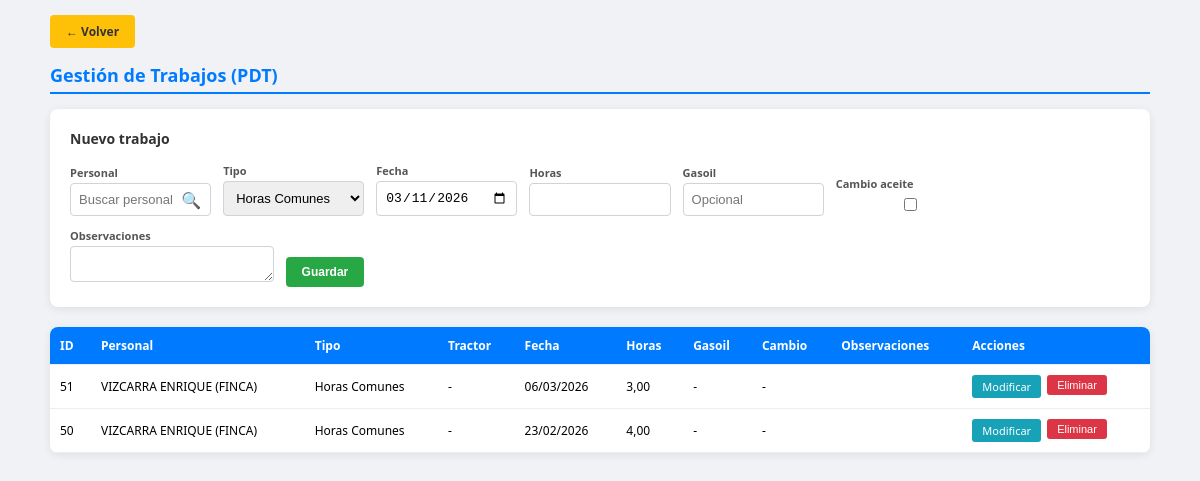
The app's page /gestion_trabajos.php (signed in), older data.
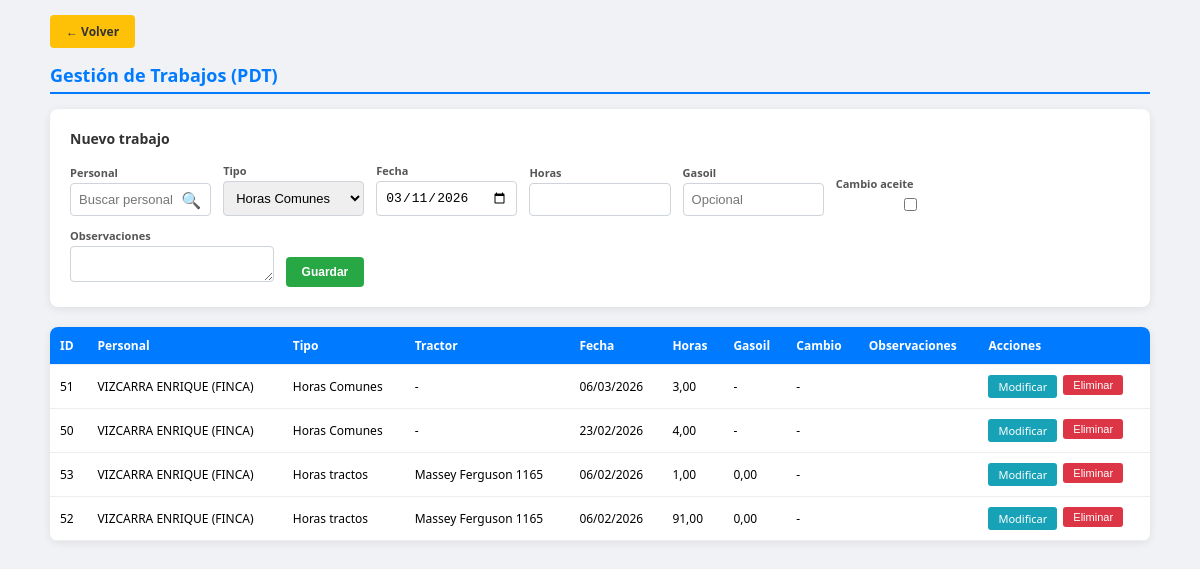
The same page, newer data.
### tables this page shows
CREATE TABLE `pdt` (
  `id` int(11) NOT NULL AUTO_INCREMENT,
  `usuario_id` int(11) NOT NULL,
  `tipo_horas` enum('Horas tractos','Horas Comunes') NOT NULL DEFAULT 'Horas Comunes',
  `tractor` varchar(100) DEFAULT NULL,
  `fecha` date NOT NULL,
  `horas` decimal(5,2) DEFAULT 0.00,
  `cant_gasoil` decimal(6,2) DEFAULT NULL,
  `cambio_aceite` tinyint(1) DEFAULT 0,
  `en_cc` tinyint(1) DEFAULT 0,
  `observaciones` text DEFAULT NULL,
  `fecha_creacion` timestamp NOT NULL DEFAULT current_timestamp(),
  `fecha_modificacion` timestamp NOT NULL DEFAULT current_timestamp() ON UPDATE current_timestamp(),
  PRIMARY KEY (`id`),
  KEY `idx_usuario` (`usuario_id`),
  KEY `idx_fecha` (`fecha`),
  CONSTRAINT `pdt_ibfk_1` FOREIGN KEY (`usuario_id`) REFERENCES `usuarios` (`id`) ON DELETE CASCADE
);

CREATE TABLE `usuarios` (
  `id` int(11) NOT NULL AUTO_INCREMENT,
  `apellido` varchar(150) NOT NULL,
  `dni` varchar(20) NOT NULL,
  `cuit` varchar(25) DEFAULT NULL,
  `domicilio` varchar(200) DEFAULT NULL,
  `email` varchar(100) DEFAULT NULL,
  `celular` varchar(20) DEFAULT NULL,
  `consorcio` varchar(100) DEFAULT NULL,
  PRIMARY KEY (`id`)
);

### gestion_trabajos.php (the view, shortened to what this page needs)
<?php
include 'db.php';
$editar = null;
$nombre_editar = '';
$valores_default = null;
$lista = [];
$res_lista = mysqli_query($conexion, "SELECT p.*, u.apellido AS usuario_nombre FROM pdt p
    INNER JOIN usuarios u ON u.id = p.usuario_id
    ORDER BY p.fecha DESC, p.id DESC LIMIT 500");
if ($res_lista) {
    while ($r = mysqli_fetch_assoc($res_lista)) {
        $lista[] = $r;
    }
}
?>
<!DOCTYPE html>
<html lang="es">
<head>
</head>
<body>
<div class="contenedor">
    <a href="index.php" class="volver">← Volver</a>
    <h1>Gestión de Trabajos (PDT)</h1>
    <div class="form-caja">
        <h2><?= $editar ? 'Modificar trabajo' : 'Nuevo trabajo' ?></h2>
        <form method="POST">
            <?php
            $v = $editar ?: ($valores_default ?: []);
            $pers_nombre = $editar ? ($nombre_editar ?? '') : ($valores_default['usuario_nombre'] ?? '');
            $tipo_sel = $v['tipo_horas'] ?? 'Horas Comunes';
            ?>
            <div class="grid-form">
                <div>
                    <label>Personal</label>
                    <div class="buscador-personal">
                        <input type="text" id="buscadorPersonal" placeholder="Buscar personal..." autocomplete="off" value="<?= htmlspecialchars($pers_nombre) ?>">
                        <span class="ico-lupa" aria-hidden="true">🔍</span>
                    </div>
                </div>
                <div>
                    <label>Tipo</label>
                    <select name="tipo_horas" id="campoTipo">
                        <option value="Horas Comunes" <?= $tipo_sel === 'Horas Comunes' ? 'selected' : '' ?>>Horas Comunes</option>
                    </select>
                </div>
                <div>
                    <label>Fecha</label>
                    <input type="date" name="fecha" id="campoFecha" value="<?= htmlspecialchars($editar['fecha'] ?? date('Y-m-d')) ?>" required>
                </div>
                <div>
                    <label>Horas</label>
                    <input type="number" name="horas" id="campoHoras" step="0.01" min="0" value="<?= $editar ? (float)($editar['horas'] ?? 0) : '' ?>" required>
                </div>
                <div>
                    <label>Gasoil</label>
                    <input type="number" name="cant_gasoil" id="campoGasoil" step="0.01" min="0" value="<?= isset($editar['cant_gasoil']) && $editar['cant_gasoil'] !== null ? $editar['cant_gasoil'] : '' ?>" placeholder="Opcional">
                </div>
                <div>
                    <label>Cambio aceite</label>
                    <input type="checkbox" name="cambio_aceite" id="campoCambio" value="1" <?= ($editar && isset($editar['cambio_aceite']) && $editar['cambio_aceite'] == 1) ? 'checked' : '' ?>>
                </div>
                <div style="grid-column: span 2; display: flex; gap: 12px; align-items: flex-end;">
                    <div style="flex: 1;">
                        <label>Observaciones</label>
                        <textarea name="observaciones" id="campoObservaciones" rows="1" onkeydown="if(event.key==='Enter'&&!event.shiftKey){event.preventDefault();var g=document.getElementById('btnGuardar');if(g)g.focus();}"><?= htmlspecialchars($editar['observaciones'] ?? '') ?></textarea>
                    </div>
                    <div>
                        <label>&nbsp;</label>
                        <button type="submit" name="guardar" id="btnGuardar" class="btn btn-guardar"><?= $editar ? 'Modificar' : 'Guardar' ?></button>
                    </div>
                </div>
            </div>
        </form>
    </div>
    <div class="grid-tabla">
        <table>
            <thead>
                <tr>
                    <th>ID</th>
                    <th>Personal</th>
                    <th>Tipo</th>
                    <th>Tractor</th>
                    <th>Fecha</th>
                    <th>Horas</th>
                    <th>Gasoil</th>
                    <th>Cambio</th>
                    <th>Observaciones</th>
                    <th>Acciones</th>
                </tr>
            </thead>
            <tbody>
                <?php if (empty($lista)): ?>
                <tr><td colspan="10" style="padding: 30px; text-align: center; color: #999;">No hay trabajos cargados</td></tr>
                <?php else: ?>
                <?php foreach ($lista as $p): ?>
                <tr>
                    <td><?= (int)$p['id'] ?></td>
                    <td><?= htmlspecialchars($p['usuario_nombre'] ?? '') ?></td>
                    <td><?= htmlspecialchars($p['tipo_horas'] ?? '-') ?></td>
                    <td><?= htmlspecialchars($p['tractor'] ?? '-') ?></td>
                    <td><?= date('d/m/Y', strtotime($p['fecha'])) ?></td>
                    <td><?= number_format((float)($p['horas'] ?? 0), 2, ',', '.') ?></td>
                    <td><?= isset($p['cant_gasoil']) && $p['cant_gasoil'] !== null ? number_format((float)$p['cant_gasoil'], 2, ',', '.') : '-' ?></td>
                    <td><?= (isset($p['cambio_aceite']) && $p['cambio_aceite'] == 1) ? '✓' : '-' ?></td>
                    <td style="max-width: 150px; overflow: hidden; text-overflow: ellipsis;"><?= htmlspecialchars(mb_substr($p['observaciones'] ?? '', 0, 30)) ?><?= mb_strlen($p['observaciones'] ?? '') > 30 ? '…' : '' ?></td>
                    <td>
                        <div class="acciones">
                            <a href="gestion_trabajos.php?editar=<?= (int)$p['id'] ?>" class="btn-mod">Modificar</a>
                            <form method="POST" style="display:inline;" onsubmit="return confirm('¿Eliminar este trabajo?');">
                                <button type="submit" name="eliminar" class="btn-del">Eliminar</button>
                            </form>
                        </div>
                    </td>
                </tr>
                <?php endforeach; ?>
                <?php endif; ?>
            </tbody>
        </table>
    </div>
</div>
</body>
</html>

### gestion_trabajos.php (style rules this page uses)
body { font-family: 'Segoe UI', sans-serif; background: #f0f2f5; padding: 15px; margin: 0; }
.contenedor { max-width: 1100px; margin: 0 auto; }
h1 { color: #007bff; font-size: 18px; margin: 0 0 15px 0; border-bottom: 2px solid #007bff; padding-bottom: 5px; }
.form-caja { background: white; padding: 20px; border-radius: 8px; box-shadow: 0 2px 10px rgba(0,0,0,0.08); margin-bottom: 20px; }
.form-caja h2 { font-size: 14px; color: #333; margin: 0 0 15px 0; }
.grid-form { display: grid; grid-template-columns: repeat(auto-fill, minmax(140px, 1fr)); gap: 12px; align-items: end; }
label { display: block; font-size: 11px; font-weight: bold; margin-bottom: 3px; color: #555; }
input, select, textarea { width: 100%; padding: 8px; border: 1px solid #ced4da; border-radius: 4px; font-size: 13px; box-sizing: border-box; }
textarea { min-height: 36px; resize: vertical; }
.btn { padding: 8px 16px; border: none; border-radius: 4px; cursor: pointer; font-weight: bold; font-size: 12px; }
.btn-guardar { background: #28a745; color: white; }
.grid-tabla { overflow-x: auto; background: white; border-radius: 8px; box-shadow: 0 2px 10px rgba(0,0,0,0.08); }
table { width: 100%; border-collapse: collapse; font-size: 12px; }
th, td { padding: 10px; text-align: left; border-bottom: 1px solid #eee; }
th { background: #007bff; color: white; font-weight: bold; }
.btn-mod { background: #17a2b8; color: white; padding: 4px 10px; font-size: 11px; border-radius: 3px; text-decoration: none; }
.btn-del { background: #dc3545; color: white; padding: 4px 10px; font-size: 11px; border: none; border-radius: 3px; cursor: pointer; }
.acciones { display: flex; gap: 6px; }
.volver { display: inline-block; margin-bottom: 15px; padding: 8px 16px; text-decoration: none; background: #ffc107; color: #333; font-size: 12px; font-weight: bold; border-radius: 4px; }
.buscador-personal { position: relative; }
.buscador-personal input[type="text"] { padding-right: 36px; }
.buscador-personal .ico-lupa { position: absolute; right: 10px; top: 50%; transform: translateY(-50%); pointer-events: none; color: #6c757d; font-size: 1rem; }

Row changes from the older to the newer data that the page shows:
added pdt: id "53", usuario.apellido "VIZCARRA ENRIQUE (FINCA)", tipo_horas "Horas tractos", tractor "Massey Ferguson 1165", fecha "06/02/2026", horas "1,00", cant_gasoil "0,00"
added pdt: id "52", usuario.apellido "VIZCARRA ENRIQUE (FINCA)", tipo_horas "Horas tractos", tractor "Massey Ferguson 1165", fecha "06/02/2026", horas "91,00", cant_gasoil "0,00"
